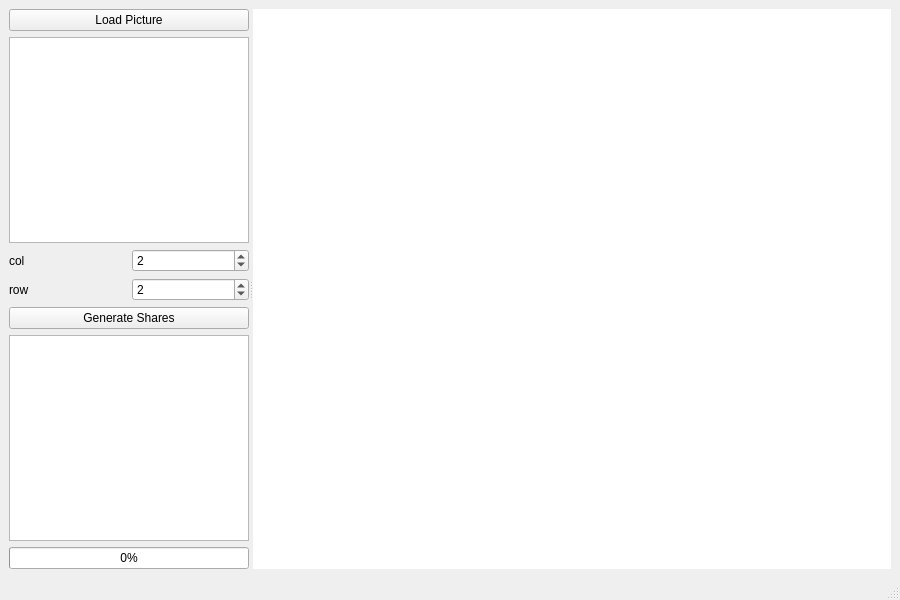
<?xml version="1.0" encoding="UTF-8"?>
<ui version="4.0">
 <class>MainWindow</class>
 <widget class="QMainWindow" name="MainWindow">
  <property name="geometry">
   <rect>
    <x>0</x>
    <y>0</y>
    <width>900</width>
    <height>600</height>
   </rect>
  </property>
  <property name="windowTitle">
   <string>SecretSharing</string>
  </property>
  <widget class="QWidget" name="centralwidget">
   <layout class="QGridLayout" name="gridLayout">
    <item row="0" column="0">
     <widget class="QSplitter" name="splitter">
      <property name="orientation">
       <enum>Qt::Orientation::Horizontal</enum>
      </property>
      <property name="childrenCollapsible">
       <bool>false</bool>
      </property>
      <widget class="QWidget" name="leftPanel">
       <property name="minimumSize">
        <size>
         <width>140</width>
         <height>0</height>
        </size>
       </property>
       <property name="maximumSize">
        <size>
         <width>240</width>
         <height>16777215</height>
        </size>
       </property>
       <layout class="QVBoxLayout" name="leftLayout">
        <item>
         <widget class="QPushButton" name="loadButton">
          <property name="text">
           <string>Load Picture</string>
          </property>
         </widget>
        </item>
        <item>
         <widget class="QListWidget" name="pictureList"/>
        </item>
        <item>
         <widget class="QWidget" name="ssConfigWidget" native="true">
          <layout class="QGridLayout" name="ssGrid">
           <property name="leftMargin">
            <number>0</number>
           </property>
           <property name="topMargin">
            <number>0</number>
           </property>
           <property name="rightMargin">
            <number>0</number>
           </property>
           <property name="bottomMargin">
            <number>0</number>
           </property>
           <item row="0" column="0">
            <widget class="QLabel" name="ratioColLabel">
             <property name="text">
              <string>col</string>
             </property>
            </widget>
           </item>
           <item row="0" column="1">
            <widget class="QSpinBox" name="ratioColSpin">
             <property name="minimum">
              <number>1</number>
             </property>
             <property name="maximum">
              <number>8</number>
             </property>
             <property name="value">
              <number>2</number>
             </property>
            </widget>
           </item>
           <item row="1" column="0">
            <widget class="QLabel" name="ratioRowLabel">
             <property name="text">
              <string>row</string>
             </property>
            </widget>
           </item>
           <item row="1" column="1">
            <widget class="QSpinBox" name="ratioRowSpin">
             <property name="minimum">
              <number>1</number>
             </property>
             <property name="maximum">
              <number>8</number>
             </property>
             <property name="value">
              <number>2</number>
             </property>
            </widget>
           </item>
          </layout>
         </widget>
        </item>
        <item>
         <widget class="QPushButton" name="generateButton">
          <property name="text">
           <string>Generate Shares</string>
          </property>
         </widget>
        </item>
        <item>
         <widget class="QListWidget" name="shareList"/>
        </item>
        <item>
         <widget class="QProgressBar" name="shareProgress">
          <property name="minimum">
           <number>0</number>
          </property>
          <property name="maximum">
           <number>100</number>
          </property>
          <property name="value">
           <number>0</number>
          </property>
          <property name="textVisible">
           <bool>true</bool>
          </property>
         </widget>
        </item>
       </layout>
      </widget>
      <widget class="QGraphicsView" name="imageView">
       <property name="minimumSize">
        <size>
         <width>200</width>
         <height>200</height>
        </size>
       </property>
       <property name="focusPolicy">
        <enum>Qt::FocusPolicy::NoFocus</enum>
       </property>
       <property name="frameShape">
        <enum>QFrame::Shape::NoFrame</enum>
       </property>
       <property name="alignment">
        <set>Qt::AlignmentFlag::AlignCenter</set>
       </property>
      </widget>
     </widget>
    </item>
   </layout>
  </widget>
  <widget class="QMenuBar" name="menubar">
   <property name="geometry">
    <rect>
     <x>0</x>
     <y>0</y>
     <width>900</width>
     <height>23</height>
    </rect>
   </property>
  </widget>
  <widget class="QStatusBar" name="statusbar"/>
 </widget>
 <resources/>
 <connections/>
</ui>
